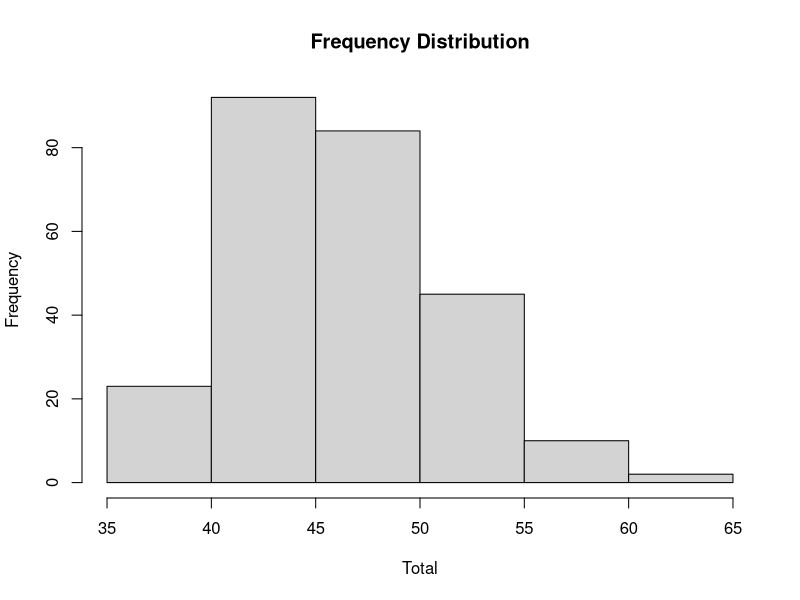
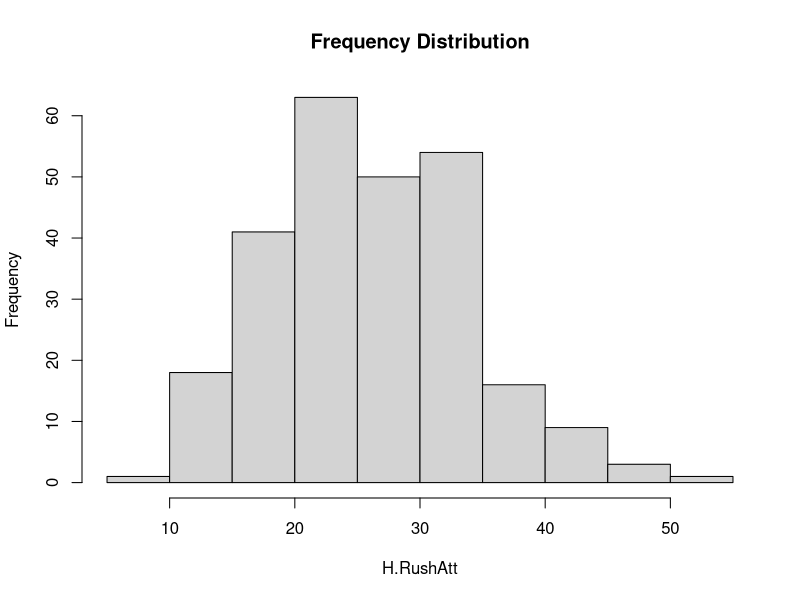
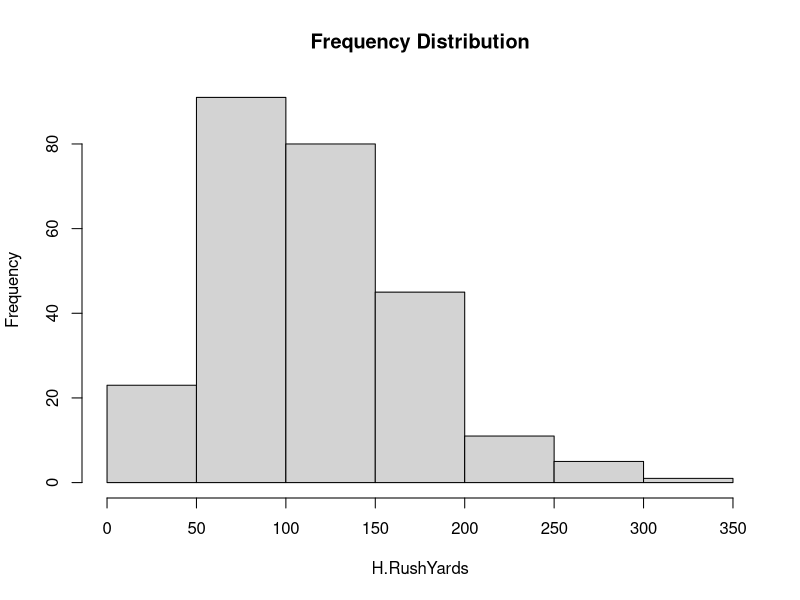
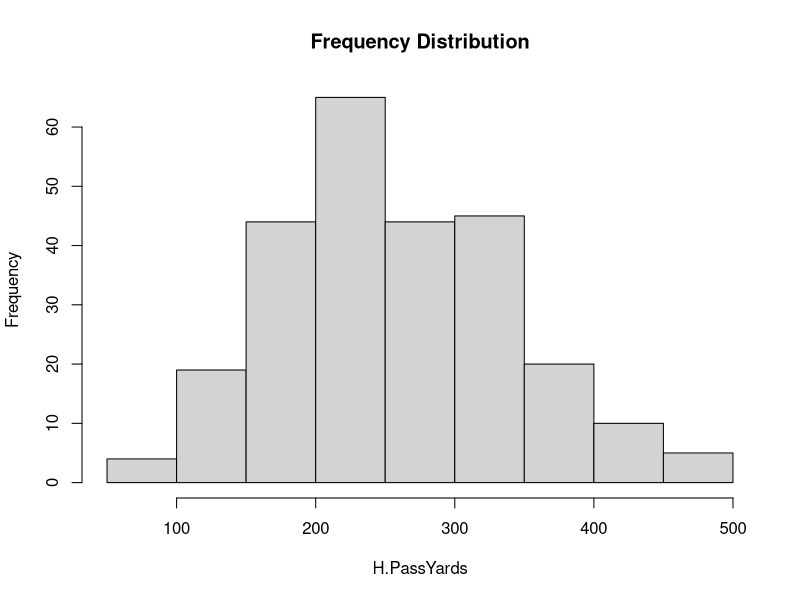
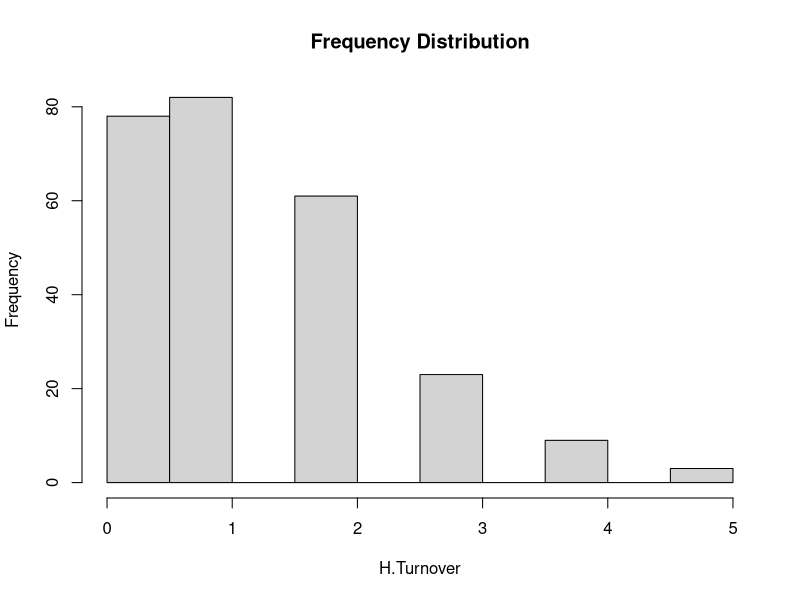
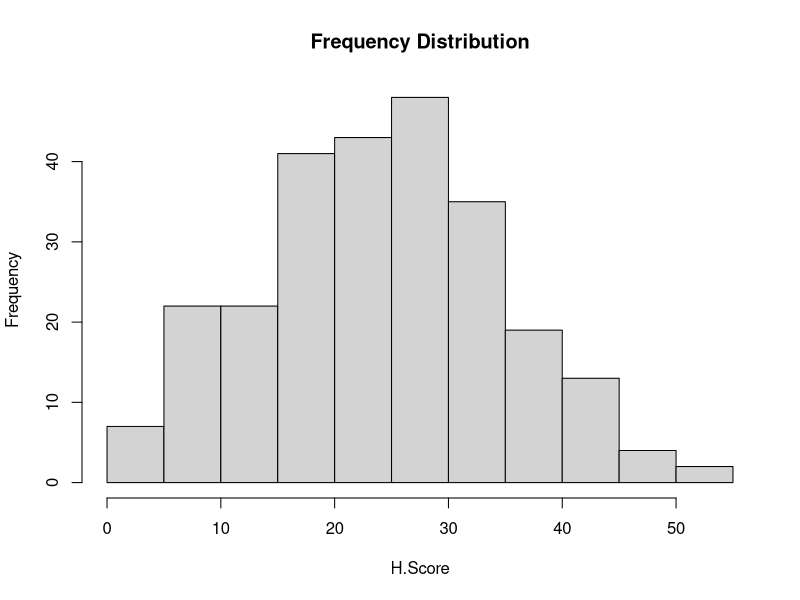
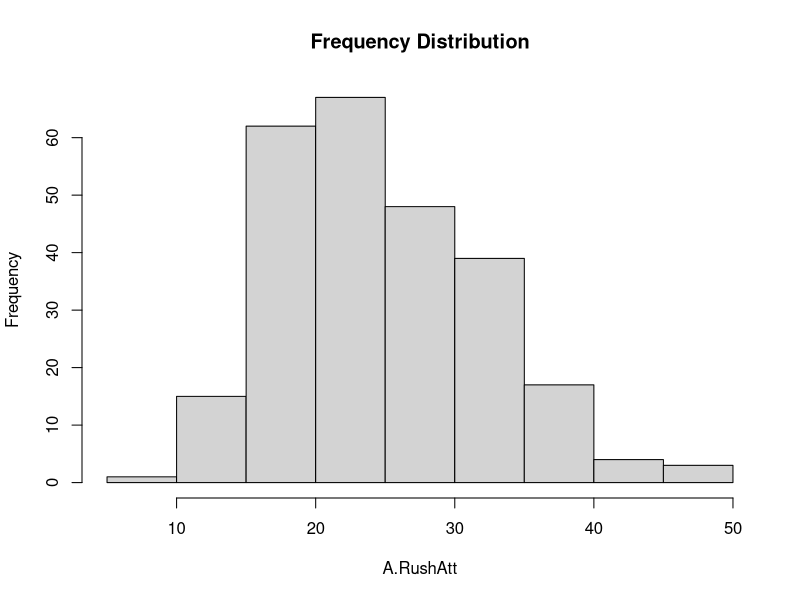
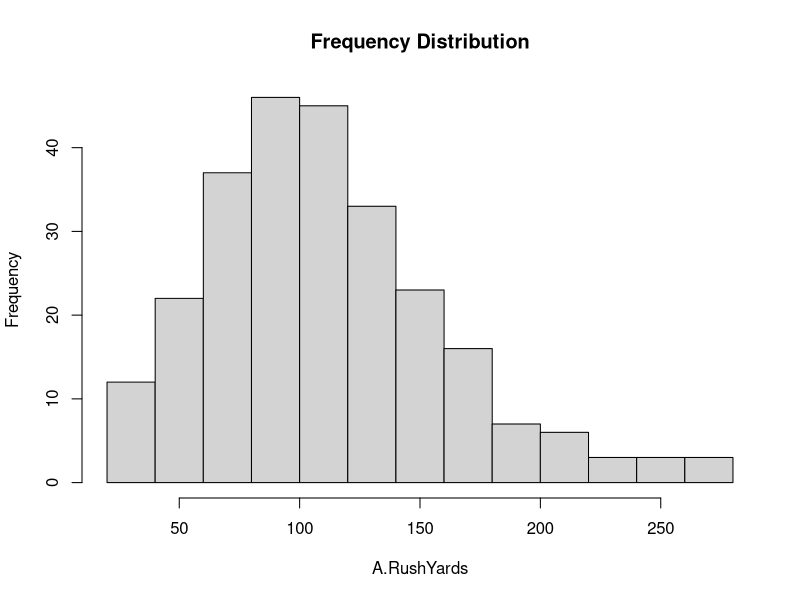

Here is the R script that generated these plots, in order:
## ---- chunk 1
knitr::opts_chunk$set(warning = FALSE, message = FALSE) 
## ---- chunk 2
#|label: load-functions&packages
#|message: false

library(tidyverse)

#Finds the mode of a column and its respective frequency 
#Input: A vector object, the column you wish to find the mode of
#Output: Data-frame with two vectors:
# x; one or more mode elements (will only return multiple if their is a tie)
# Freq; the frequency count for each element in x in the passed vector
find_mode <- function(x) {
  tab <- table(x)
  sorted_t <- tab %>%
      as.data.frame(stringsAsFactors=FALSE) %>%
      arrange(desc(Freq))
  tab1 <- sorted_t %>% slice_max(Freq)
}

#Builds a Data Quality Report (DQR) for the categorical variables of your data-set
#Input is a data frame containing the columns of your categorical data
#Output is a printed DQR
categorical.dqr <- function(a) {
  
  #create vectors for each column of DQR
  feature <- colnames(a)
  count <- nrow(a)
  missing <- c()
  card <- c()
  min <- c()
  mode1 <- c()
  mode2 <- c()
  mode1_freq <- c()
  mode2_freq <- c()
  
  #loop through each column in the data-frame and extract desired values
  for (i in feature) {
    ca <- length(unique(a[[i]]))
    mi <- sum(is.na(a[[i]]))
    mo <- find_mode(a[[i]])
    missing <- append(missing, c(mi))
    card <- append(card, c(ca))
    mode1 <- append(mode1, c(mo[1,1]))
    mode2 <- append(mode2, c(mo[2,1]))
    mode1_freq <- append(mode1_freq, c(mo[1,2]))
    mode2_freq <- append(mode2_freq, c(mo[2,2]))
  }
  
  #Convert percentage columns
  mode1_per <- (mode1_freq / count) * 100
  mode2_per <- (mode2_freq / count) * 100
  missing <- (missing / count) * 100
  
  #build and print the DQR
  df <- data.frame(feature, count, missing, card, mode1, mode1_freq, mode1_per, mode2, mode2_freq, mode2_per)
  
  print(df)
}

#Builds a Data Quality Report (DQR) for the continuous variables of your data-set
#Input is a data frame containing the columns of your continuous data
#Output is a printed DQR
continuous.dqr <- function(a) {
  
  #create vectors for each column of DQR
  feature <- colnames(a)
  count <- nrow(a)
  missing <- c()
  card <- c()
  Min <- c()
  Max <- c()
  Mean <- c()
  q1 <- c()
  Median <- c()
  q3 <- c()
  standard_dev <- c()
  
  #loop through each column in the data-frame and extract desired values
  for (i in feature) {
    ca <- length(unique(a[[i]]))
    mis <- sum(is.na(a[[i]]))
    mi <- min(a[[i]])
    ma <- max(a[[i]])
    me <- mean(a[[i]])
    st <- sd(a[[i]])
    st <- format(round(st, 1), nsmall = 1) #format these numbers to 1 decimal place
    me <- format(round(me, 1), nsmall = 1) #format these numbers to 1 decimal place
    card <- append(card, ca)
    missing <- append(missing, c(mis))
    Min <- append(Min, mi)
    Max <- append(Max, ma)
    Mean <- append(Mean, me)
    standard_dev <- append(standard_dev, st)
    
    #quantile command is used to gather q1, median, and q3 data
    q_all <- quantile(a[[i]], prob=c(.25,.5,.75), type=1)
    q_all <- q_all %>% as.data.frame(stringsAsFactors=FALSE)
    q1 <- append(q1, q_all[1,1])
    Median <- append(Median, q_all[2,1])
    q3 <- append(q3, q_all[3,1])
  }
  
  #convert to percent
  missing <- (missing / count) * 100
  
  #build and print DQR
  df <- data.frame(feature, count, missing, card, Min, q1, Mean, Median, q3, Max, standard_dev)
  print(df)
}

#Makes a histogram for each column in the data frame passed to it
#Input: data-frame of continuous functions
#Output: Histogram for each column in the data-frame
make.hist <- function(a) {
  feature <- colnames(a)
  for (i in feature) {
    hist(a[[i]], xlab = i, main = 'Frequency Distribution')
  }
}

#Creates the data-frame to show issues, luckily for us we have none and all data looks how we should expect it to
id.issues <- function(a) {
  
  features <- colnames(a)
  
  issue <- c()
  handling <- c()
  for (i in features) {
    x = "n/a"
    issue <- append(issue, c(x))
    handling <- append(handling, c(x))
  }
  
  df <- data.frame(features, issue, handling)
  print(df)
}

## ---- chunk 3
#|label: load-datasets
x <- read.csv(file = 'game_stats_2018.csv')
y <- read.csv(file = 'game_stats_2019.csv')
gs_18 <- as.tibble(x)
gs_19 <- as.tibble(y)
(gs_18)
head(gs_19)
cat_18 <- select(gs_18, Week, HomeTeam, AwayTeam, Result)
cat_19 <- select(gs_19, Week, HomeTeam, AwayTeam, Result)
con_18 <- select(gs_18, Total, H.RushAtt, H.RushYards, H.PassYards, H.Turnover, H.Score, A.RushAtt, A.RushYards, A.PassYards, A.Turnover, A.Score)
con_19 <- select(gs_19, Total, H.RushAtt, H.RushYards, H.PassYards, H.Turnover, H.Score, A.RushAtt, A.RushYards, A.PassYards, A.Turnover, A.Score)
## ---- chunk 4
#|label: categorical data quality report
categorical.dqr(cat_18)
## ---- chunk 5
continuous.dqr(con_18)
## ---- chunk 6
categorical.dqr(cat_19)
## ---- chunk 7
continuous.dqr(con_19)
## ---- chunk 8
make.hist(con_18)
## ---- chunk 9
make.hist(con_19)
## ---- chunk 10
id.issues(gs_18)
id.issues(gs_19)
## ---- chunk 11
plot(con_18)
## ---- chunk 12
plot(con_19)
## ---- chunk 13
tab <- table(cat_18$Result)
tab2 <- table(cat_19$Result)
x <- as.data.frame(tab)
y <- as.data.frame(tab2)
under <- c(x[1,2],y[1,2])
push <- c(x[2,2], y[2,2])
over <- c(x[3,2], y[3,2])
df <- data.frame(under, push, over)
print(df)
barplot(height=as.matrix(df), beside=TRUE, main="Results from 2018 vs 2019", ylab="Frequency", col=rainbow(2))
legend("center", c("2018", "2019"), cex=1.0, bty="n", fill=rainbow(2))
## ---- chunk 14
df <- gs_18[gs_18$HomeTeam %in% c('CAR','PHI','BAL'), ]
df <- df %>% arrange(Week)
ggplot(df, aes(fill=Week, y=H.Score, x=HomeTeam)) + 
  geom_bar(position='stack', stat='identity') +
  labs(x='Team',y='Score',title='Total Points Scored as Home Team Week by Week')

ggplot(df, aes(fill=Week, y=A.Score, x=HomeTeam)) + 
  geom_bar(position='stack', stat='identity') +
  labs(x='Team',y='Score',title='Total Points Allowed as Home Team Week by Week')
## ---- chunk 15
ggplot(df, aes(fill=Week, y=H.RushYards, x=HomeTeam)) + 
  geom_bar(position='stack', stat='identity') +
  labs(x='Team',y='Yards',title='Total Rush Yards Gained as Home Team Week by Week')

ggplot(df, aes(fill=Week, y=H.PassYards, x=HomeTeam)) + 
  geom_bar(position='stack', stat='identity') +
  labs(x='Team',y='Yards',title='Total Pass Yards Gained as Home Team Week by Week')

ggplot(df, aes(fill=Week, y=H.Turnover, x=HomeTeam)) + 
  geom_bar(position='stack', stat='identity') +
  labs(x='Team',y='Turnovers',title='Total Turnovers Lost as Home Team Week by Week')
## ---- chunk 16
ggplot(df, aes(fill=Week, y=A.RushYards, x=HomeTeam)) + 
  geom_bar(position='stack', stat='identity') +
  labs(x='Team',y='Yards',title='Total Rush Yards Allowed as Home Team Week by Week')

ggplot(df, aes(fill=Week, y=A.PassYards, x=HomeTeam)) + 
  geom_bar(position='stack', stat='identity') +
  labs(x='Team',y='Yards',title='Total Pass Yards Allowed as Home Team Week by Week')

ggplot(df, aes(fill=Week, y=A.Turnover, x=HomeTeam)) + 
  geom_bar(position='stack', stat='identity') +
  labs(x='Team',y='Turnovers',title='Total Turnovers Forced as Home Team Week by Week')
## ---- chunk 17
boxplot(H.Score~HomeTeam, data=df)
boxplot(A.Score~HomeTeam, data=df)
## ---- chunk 18
cov(con_18)
print('\n')
cov(con_19)
## ---- chunk 19
cor(con_18)
print('/n')
cor(con_19)
